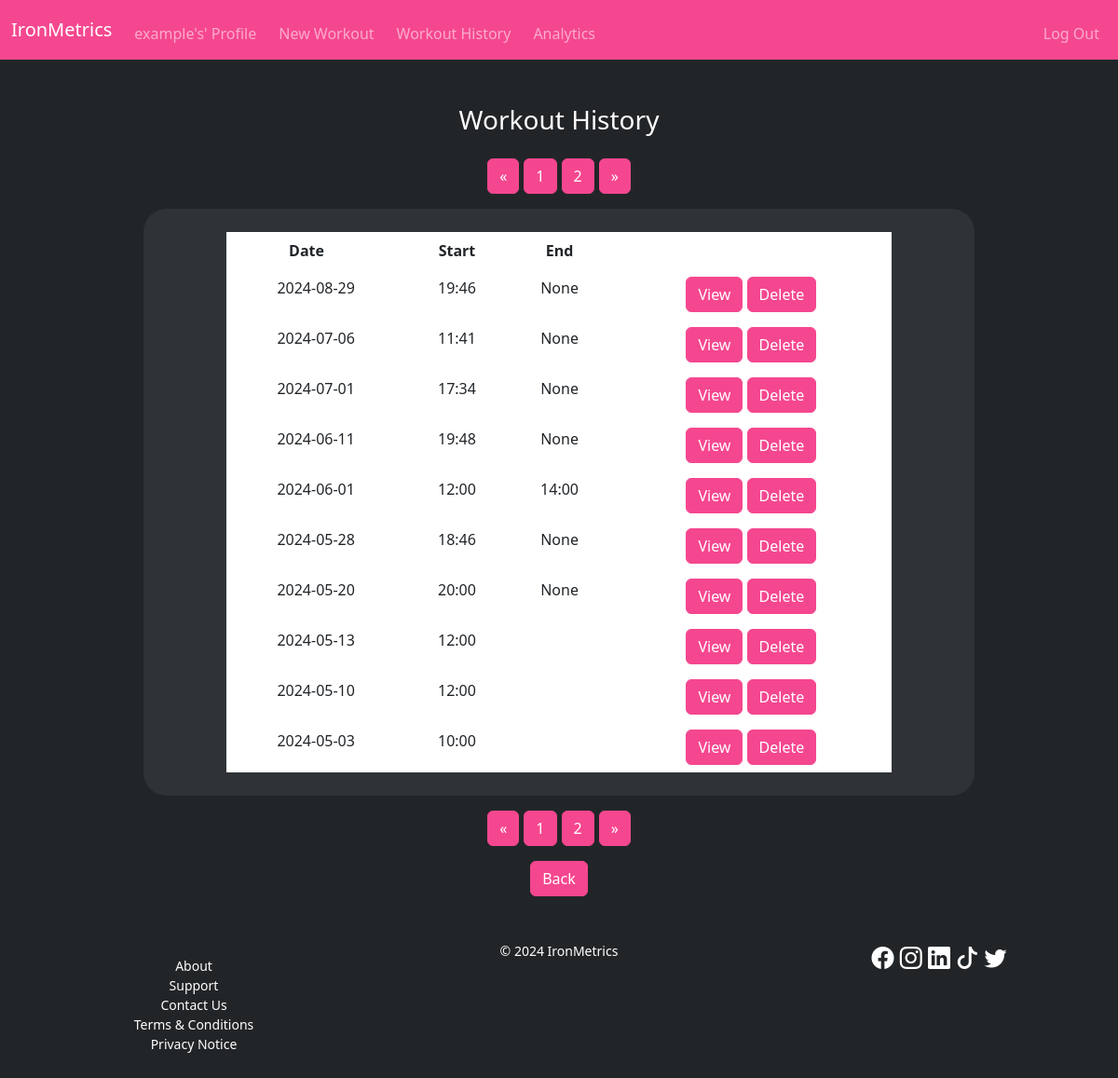
/workouthistory (signed in), run on the app's committed database.
### tables this page shows
CREATE TABLE workout (
	id INTEGER PRIMARY KEY AUTOINCREMENT NOT NULL,
	user_id INTEGER NOT NULL,
	date TEXT NOT NULL,
	start_time TEXT,
	end_time TEXT,
	name TEXT,
	note TEXT,
	FOREIGN KEY (user_id) REFERENCES user (id)
	ON UPDATE CASCADE
	ON DELETE CASCADE
);

### app.py (the view, shortened to what this page needs)
@app.route("/workouthistory", methods=["GET", "POST"])
@login_required
def workouthistory():
    user_id = session.get("user_id", None)
    workouts_sum = db.execute("SELECT COUNT() sum FROM workout WHERE user_id = ?;", user_id)[0].get("sum", None)
    workouts_per_page = 10
    number_of_pages = math.ceil(workouts_sum / workouts_per_page)
    pages = list(range(1, number_of_pages + 1))
    if session.get("workout_history_page", None) == None:
        session["workout_history_page"] = 1
    current_page = session.get("workout_history_page", None)
    row_num_start = (current_page - 1) * workouts_per_page
    row_num_end = current_page * workouts_per_page
    if session.get("workout_history_date_order_switch", None) == None:
        session["workout_history_date_order_switch"] = "DESC"
    if session["workout_history_date_order_switch"] == "DESC":
        workout_history = db.execute("""
                                    WITH t AS (
                                    SELECT ROW_NUMBER () OVER (ORDER BY date DESC) row_num,
                                    id,
                                    date,
                                    start_time,
                                    end_time
                                    FROM workout
                                    WHERE user_id = ?
                                    )
                                    SELECT * FROM t WHERE row_num > ? AND row_num <= ?;

                                    """, user_id, row_num_start, row_num_end)
    return render_template("workouthistory.html", workout_history=workout_history, pages=pages)

### app.py (called while the page is built)
@app.after_request
def after_request(response):
    response.headers["Cache-Control"] = "no-cache, no-store, must-revalidate"
    response.headers["Expires"] = 0
    response.headers["Pragma"] = "no-cache"
    return response

### helpers.py (called while the page is built)
def login_required(f):
    @wraps(f)
    def decorated_function(*args, **kwargs):
        if session.get("user_id") is None:
            return redirect(url_for("login"))
        return f(*args, **kwargs)
    return decorated_function

### templates/workouthistory.html (shortened to what this page needs)
{% extends "base.html" %}
{% block head %}
  <link rel="stylesheet" href="static/workouthistory.css">
{% endblock %}
{% block main %}
<div class="container workout-history-container">
    <h3>Workout History</h3>
    <nav class="pagination-buttons" aria-label="Top workout history page navigation">
        <ul class="pagination justify-content-center">
          <li class="page-item">
            <form action="/workouthistory" method="post" id="prev-page" style="display: inline;">
              <button type="submit" form="prev-page" class="btn btn-tertiary-color">&laquo;</button>
            </form>
          </li>
          {% for page in pages %}
          <li class="page-item">
            <form action="/workouthistory" method="post" id="change-page{{ page }}" style="display: inline;">
              <button type="submit" form="change-page{{ page }}" class="btn btn-tertiary-color">{{ page }}</button>
            </form>
          </li>
          {% endfor %}
          <li class="page-item">
            <form action="/workouthistory" method="post" id="next-page" style="display: inline;">
              <button type="submit" form="next-page" class="btn btn-tertiary-color">&raquo;</button>
            </form>
          </li>
        </ul>
    </nav>
    <div class="workout-history-table-wrapper secondary-color-background">
      <table class="table text-white workout-history-table">
          <thead>
              <tr>
                  <th>
                    Date
                    <form action="/workouthistory" method="post" id="date-sort" style="display: inline;">
                      <button type="submit" form="date-sort" class="bi bi-arrow-down-up" style="color: white; border: none; background-color: inherit; padding: inherit; display: inline-block;"></button>
                    </form>
                  </th>
                  <th>Start</th>
                  <th>End</th>
                  <th></th>
              </tr>
          </thead>
          <tbody>
              {% for workout in workout_history %}
                  <tr>
                      <td>{{ workout.date }}</td>
                      <td>{{ workout.start_time }}</td>
                      <td>{{ workout.end_time }}</td>
                      <td>
                          <form action="/workouthistory" method="post" id="edit-workout{{ workout.id }}" style="display: inline;">
                              <button type="submit" form="edit-workout{{ workout.id }}" class="btn btn-tertiary-color">View</button>
                          </form>
                          <form action="/workouthistory" method="post" id="delete-workout{{ workout.id }}" style="display: inline;">
                              <button type="submit" form="delete-workout{{ workout.id }}" class="btn btn-tertiary-color">Delete</button>
                          </form>
                      </td>
                  </tr>
              {% endfor %}
          </tbody>
      </table>
    </div>
    <nav class="pagination-buttons" aria-label="Bottom workout history page navigation">
      <ul class="pagination justify-content-center">
        <li class="page-item">
          <form action="/workouthistory" method="post" id="prev-page" style="display: inline;">
            <button type="submit" form="prev-page" class="btn btn-tertiary-color">&laquo;</button>
          </form>
        </li>
        {% for page in pages %}
        <li class="page-item">
          <form action="/workouthistory" method="post" id="change-page{{ page }}" style="display: inline;">
            <button type="submit" form="change-page{{ page }}" class="btn btn-tertiary-color">{{ page }}</button>
          </form>
        </li>
        {% endfor %}
        <li class="page-item">
          <form action="/workouthistory" method="post" id="next-page" style="display: inline;">
            <button type="submit" form="next-page" class="btn btn-tertiary-color">&raquo;</button>
          </form>
        </li>
      </ul>
    </nav>
    <button type="button" class="btn btn-tertiary-color" onclick="history.back()">Back</button>
</div>
{% endblock %}

### templates/base.html (shortened to what this page needs)
<!DOCTYPE html>
<html lang="en">
    <head>
        <link href="https://cdn.jsdelivr.net/npm/bootstrap@5.3.0-alpha3/dist/css/bootstrap.min.css" rel="stylesheet">
        <link rel="stylesheet" href="https://cdn.jsdelivr.net/npm/bootstrap-icons@1.10.5/font/bootstrap-icons.css">
        <link rel="stylesheet" href="static/style.css">
         {% block head %}{% endblock %}
    </head>
    <body>
        <nav class="navbar navbar-expand-lg bg-tertiary-color" data-bs-theme="dark">
            <div class="container-fluid">
                <a class="navbar-brand" href="/"><span>IronMetrics</span></a>
                <div class="collapse navbar-collapse" id="navbar">
                    {% if session["user_id"] %}
                        <ul class="navbar-nav me-2 mt-2">
                            <li class="nav-item"><a class="nav-link" href="/profile">{{ session["user_name"] }}'s' Profile</a></li>
                        </ul>
                        <ul class="navbar-nav me-2 mt-2">
                            <li class="nav-item"><a class="nav-link" href="/createworkout">New Workout</a></li>
                        </ul>
                        <ul class="navbar-nav me-2 mt-2">
                            <li class="nav-item"><a class="nav-link" href="/workouthistory">Workout History</a></li>
                        </ul>
                        <ul class="navbar-nav me-2 mt-2">
                            <li class="nav-item"><a class="nav-link" href="/workoutanalytics">Analytics</a></li>
                        </ul>
                        <ul class="navbar-nav ms-auto mt-2">
                            <li class="nav-item"><a class="nav-link" href="/logout">Log Out</a></li>
                        </ul>
                    {% endif %}
                </div>
            </div>
        </nav>
        <main class="container-fluid py-5 text-center">
            {% block main %}{% endblock %}
        </main>
        <footer class="mb-5 small text-center">
            <div>
                <div class="row">
                    <div class="col">
                        <ul class="footer-links-list">
                            <li>About</li>
                            <li>Support</li>
                            <li>Contact Us</li>
                            <li>Terms & Conditions</li>
                            <li>Privacy Notice</li>
                        </ul>
                    </div>
                    <div class="col">
                        © 2024 IronMetrics
                    </div>
                    <div class="col" style="font-size: x-large;">
                        <i class="bi bi-facebook"></i>
                        <i class="bi bi-instagram"></i>
                        <i class="bi bi-linkedin"></i>
                        <i class="bi bi-tiktok"></i>
                        <i class="bi bi-twitter"></i>
                    </div>
                </div>
            </div>
        </footer>
    </body>
</html>

### static/style.css (style rules this page uses)
:root { --primary-color:#222528; --secondary-color: #2f3236; --tertiary-color:#f5478f; --text-color: #FFFFFF; }
body { background: var(--primary-color); color: var(--text-color); }
.footer-links-list { list-style: none; }
.bg-tertiary-color { background: var(--tertiary-color); }
.secondary-color-background { border-radius: 25px; background-color: var(--secondary-color) }
.btn-tertiary-color { --test1: #cf3f7b; --test2: #f5478f; --bs-btn-color: #fff; --bs-btn-bg: var(--tertiary-color); --bs-btn-border-color: var(--tertiary-color); --bs-btn-hover-color: #fff; --bs-btn-hover-bg: #cf3f7b; --bs-btn-hover-border-color: #c03870; --bs-btn-focus-shadow-rgb: 60, 153, 110; --bs-btn-active-color: #fff; --bs-btn-active-bg: #c03870; --bs-btn-active-border-color: #a83464; --bs-btn-active-shadow: inset 0 3px 5px rgba(0, 0, 0, 0.125); --bs-btn-disabled-color: #fff; --bs-btn-disabled-bg: var(--tertiary-color); --bs-btn-disabled-border-color: var(--tertiary-color); }

### static/workouthistory.css (style rules this page uses)
.page-item { margin: 0 2.5px; }
.workout-history-container { display: flex; flex-direction: column; justify-content: center; align-items: center; }
.workout-history-table-wrapper { width: 80%; padding: 25px 0; }
.workout-history-table { width: 80%; min-width: 500px; margin: 0 auto; }
tr * { border-style: none; }
ul { margin: 1rem 0; }

### data on the page
workout: date "2024-08-29", start_time "19:46", end_time "None"
workout: date "2024-07-06", start_time "11:41", end_time "None"
workout: date "2024-07-01", start_time "17:34", end_time "None"
workout: date "2024-06-11", start_time "19:48", end_time "None"
workout: date "2024-06-01", start_time "12:00", end_time "14:00"
workout: date "2024-05-28", start_time "18:46", end_time "None"
workout: date "2024-05-20", start_time "20:00", end_time "None"
workout: date "2024-05-13", start_time "12:00"
workout: date "2024-05-10", start_time "12:00"
workout: date "2024-05-03", start_time "10:00"

### other printed values
{{ session["user_name"] }} "example"
{{ page }} "1" "2"
